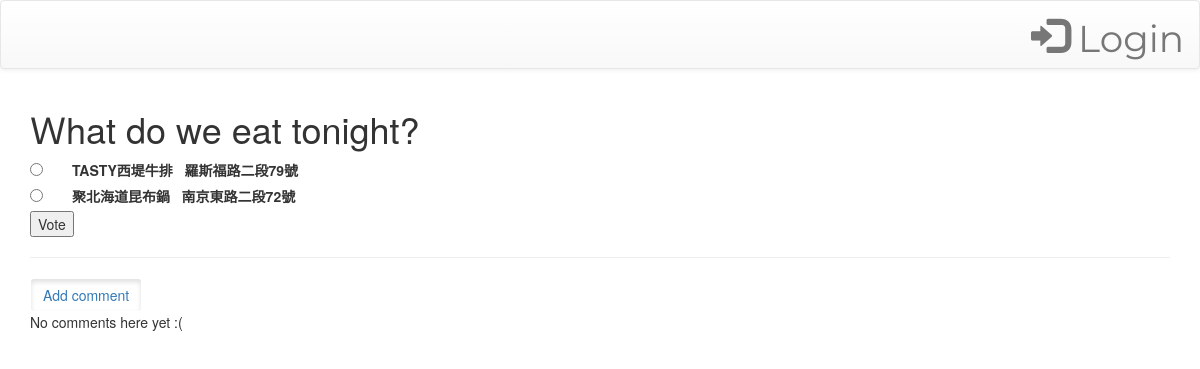
/polls/1/, run on an earlier commit of the app's database.
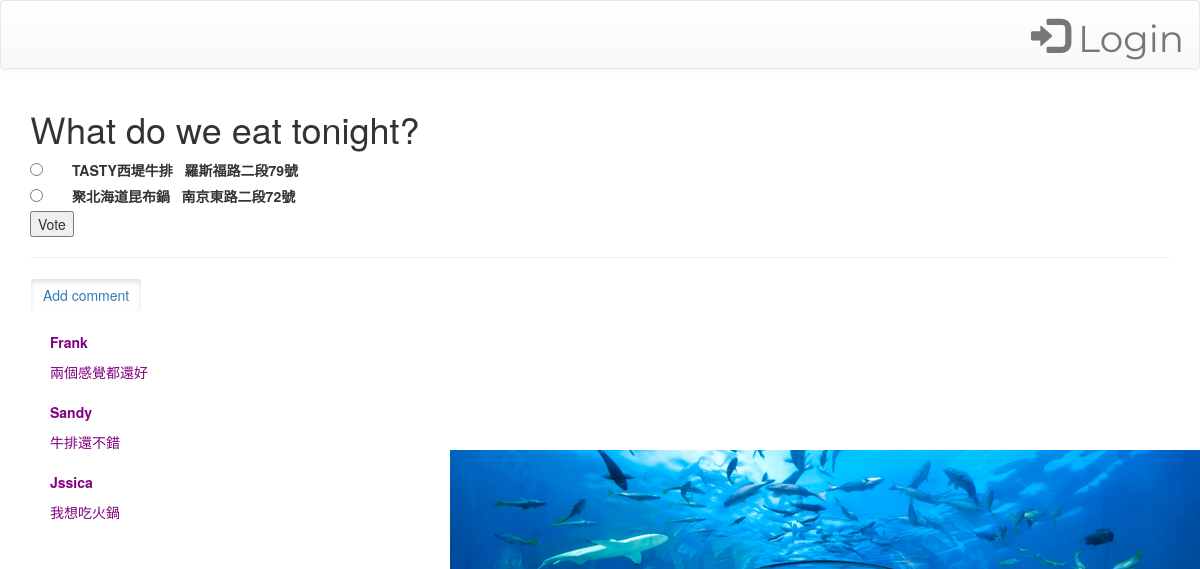
And on a later commit of the database.
### polls/models.py (models this page shows, shortened)
class Question(models.Model):
    question_text = models.CharField(max_length=200)
    pub_date = models.DateTimeField('date published')

class Choice(models.Model):
    question = models.ForeignKey(Question, on_delete=models.CASCADE)
    choice_text = models.CharField(max_length=200)
    votes = models.IntegerField(default=0)
    location= models.CharField(max_length=200,null=True,blank=True)

class Comment(models.Model):
    author= models.CharField(max_length=10)
    text= models.CharField(max_length=100)
    create_date= models.DateTimeField(default=timezone.now)

### polls/views.py (the view)
def detail(request, question_id):
    question = get_object_or_404(Question, pk=question_id)
    all_comment_list= Comment.objects.all()
    return render(request, 'polls/details.html', {'question': question, 'all_comment_list':all_comment_list})

### polls/templates/polls/details.html (shortened to what this page needs)
{% extends "base.html" %}
{% load static %}
{% block content %}
<link rel="stylesheet" type="text/css" href="{% static 'polls/style.css' %}" />
<h1>{{ question.question_text }}</h1>
<form action="{% url 'polls:vote' question.id %}" method="post">
{% for choice in question.choice_set.all %}
    <input type="radio" name="choice" id="choice{{ forloop.counter }}" value="{{ choice.id }}" />
    <label for="choice{{ forloop.counter }}">{{ choice.choice_text }}
    {% if choice.location %}
      &nbsp;&nbsp;{{choice.location}}
    {% endif %}
    </label><br/>
{% endfor %}
<input type="submit" value="Vote" /><br/>
</form>
<hr/>
<a href="{% url 'polls:post' question.id %}"  class="btn btn-outline-info active" role="button">Add comment</a>
{% for comment in all_comment_list %}
    <div class="comment">
        <strong>{{ comment.author }}</strong>
        <p>{{ comment.text|linebreaks }}</p>
    </div>
{% empty %}
    <p>No comments here yet :(</p>
{% endfor %}
{% endblock %}

### polls/templates/base.html (shortened to what this page needs)
<html>
<head>
    <link rel="stylesheet" href="//maxcdn.bootstrapcdn.com/bootstrap/3.2.0/css/bootstrap.min.css">
    <link rel="stylesheet" href="//maxcdn.bootstrapcdn.com/bootstrap/3.2.0/css/bootstrap-theme.min.css">
<head/>
<nav class="navbar navbar-default">
    <div class="container-fluid">
        <ul class="nav navbar-nav navbar-right">
            {% if request.user.is_authenticated %}
                <li><a href="#"><span class="glyphicon glyphicon-user"></span> Hello {{ request.user.username }}</a>
                </li>
                <li><a href="{% url "polls:logout" %}"><span class="glyphicon glyphicon-log-out"></span> Logout</a></li>
            {% else %}
                <li><a href="{% url "polls:login" %}"><span class="glyphicon glyphicon-log-in"></span> Login</a></li>
            {% endif %}
        </ul>
    </div>
</nav>
<div class="container">
    {% block content %}
    {% endblock %}
</div>
</html>

### polls/static/polls/style.css (style rules this page uses)
li a { color: yellow; font-family: 'Montserrat', sans-serif; font-size: 28pt; }
label { padding-left: 25px; }
.comment { margin: 20px 0px 20px 20px; color: purple; }

What changed in the data, as far as the page shows it:
added Comment: author "Frank", text "兩個感覺都還好"
added Comment: author "Sandy", text "牛排還不錯"
added Comment: author "Jssica", text "我想吃火鍋"
Also different on the page:
text no longer shown: "No comments here yet :("
